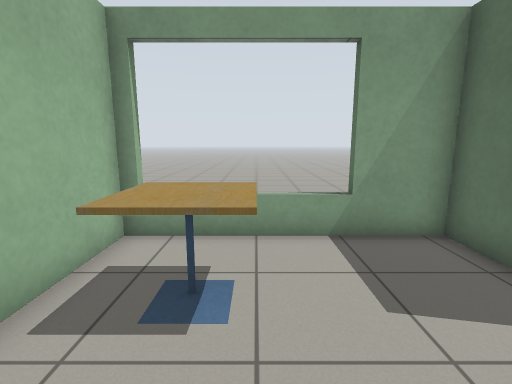
view 1 (above)

12 first-person views from a walk through a world built for the Gazebo simulator. The camera is 1.1 m above the floor, tilts 10° down and sees 85° across. The floor is counted in squares, 0.5 m on a side. Each view is taken from the middle of a square. On the plan, view 1 faces up. The plan holds only what a view shows up to about 17 squares ahead; the rest is blank. Gazebo's built-in surfaces are drawn with simple patterns.

view 2
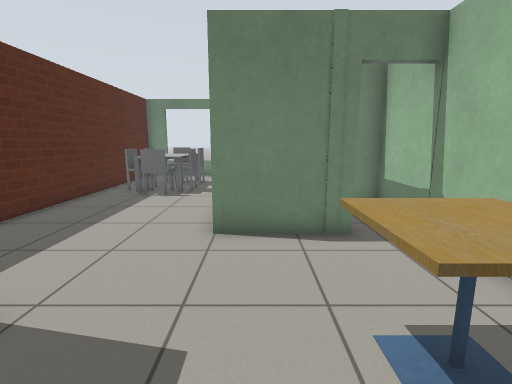

view 3
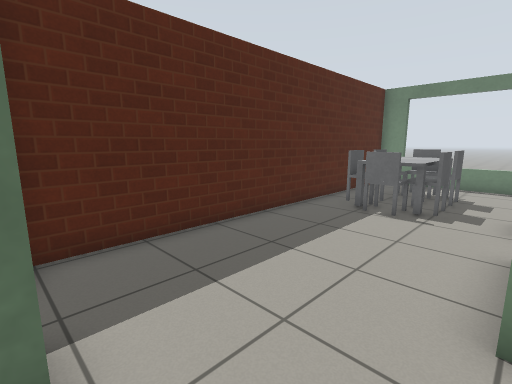

view 4
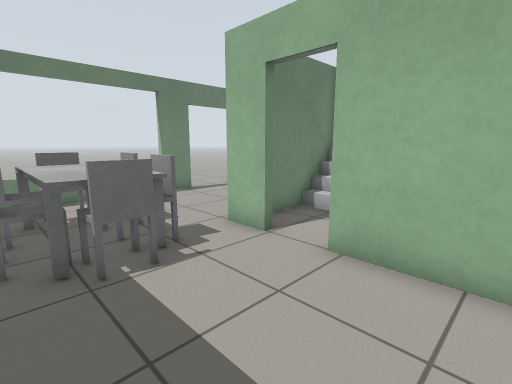

view 5
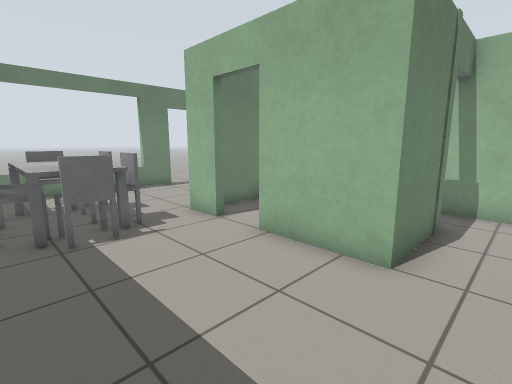

view 6
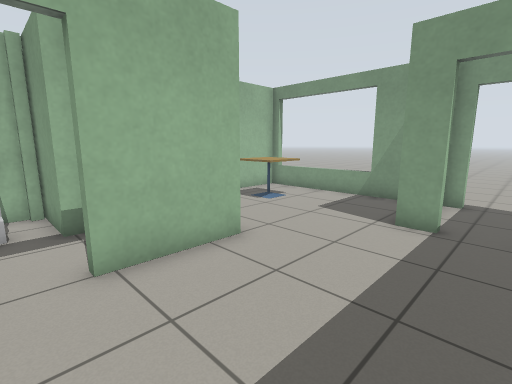

view 7
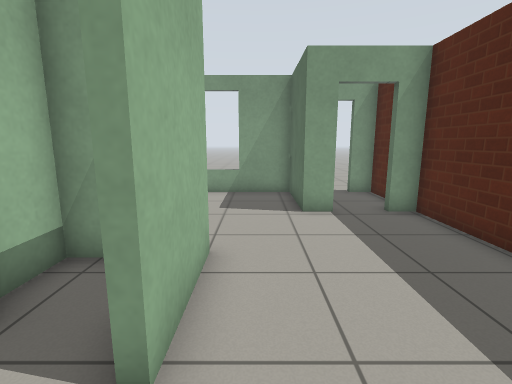

view 8
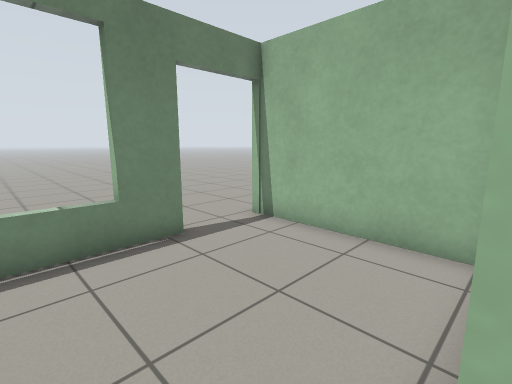

view 9
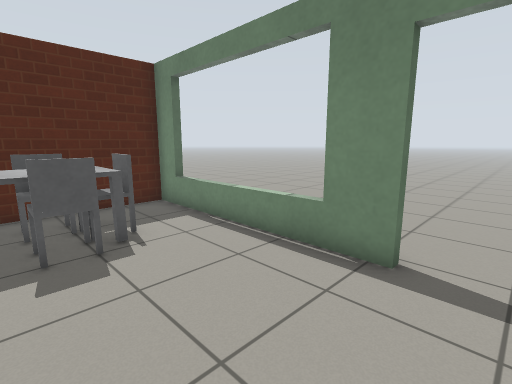

view 10
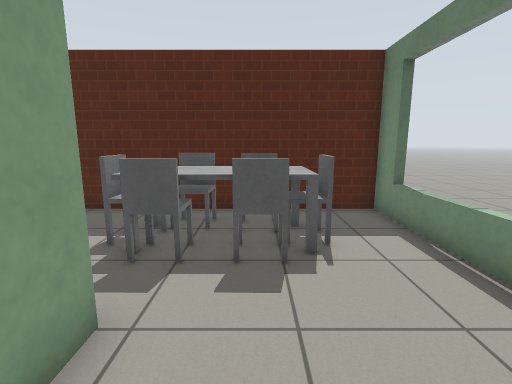

view 11
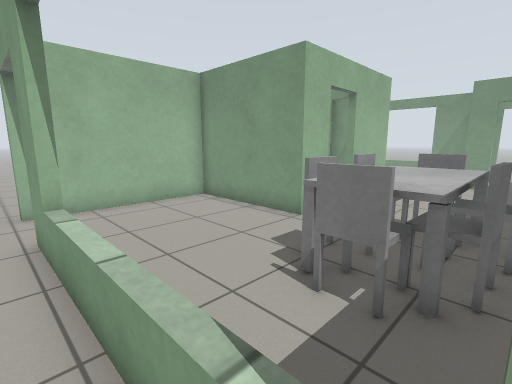

view 12
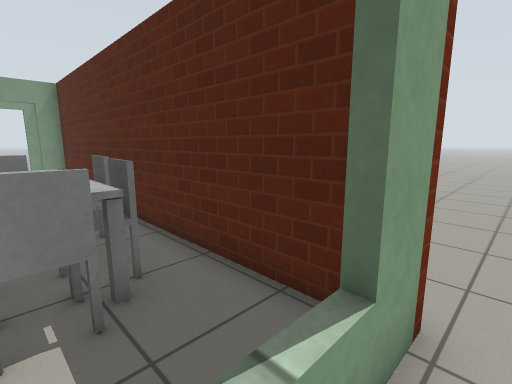

### Floor plan
Points are (right, up) in squares from view 1. A wall is a line through its corners. A room is listed if a view was taken in it or the views show most of it. See-through windows are left out.
Room 1 (views 1, 2, 3, 4, 5, 6, 7, 8, 9, 10)
walls: (2.1, -5.6) (2.1, -7.1) (-3.2, -7.1) (-3.2, -13.3); (-1.4, -0.6) (2.1, -0.6) (2.1, -3.9); (5.5, 2.8) (4.5, 2.8) (4.5, 6.4) (-3.2, 6.4) (-3.2, 3.1); (-3.2, 1.6) (-3.2, -0.9); (-0.4, -13) (8.2, -13) (8.2, 2.8) (7.2, 2.8)
ways out: open door at (-2, -13) to room 2; open door at (2, -4.5) to room 2; open door at (6.5, 3) to room 3; open door at (-2.5, -1) to room 5
objects: cafe table (-2, 3) to (0, 4); chair (4, -9); chair (4, -7); chair (5, -10) to (6, -10); table (5, -9) to (5, -7); chair (5, -6) to (6, -6); chair (6, -9) to (7, -9); chair (6, -8) to (7, -7)
Room 2 (views 11, 12)
walls: (-0.7, -3.3) (-0.7, -3.8) (-3.2, -3.8) (-3.2, -4.6); (-3.1, -6.8) (0.9, -6.8); (-3.2, -13.3) (-3.6, -13.3); (8.5, -13.3) (-0.4, -13.3)
ways out: open door at (-2, -13) to room 1; open door at (2, -4.5) to room 1; open door at (6.3, 6.7) to room 3; open door at (0.5, -3) to room 4
objects: stairs (-3, -6) to (-1, -5)
Room 3 (no view inside)
walls: (8.2, 5) (8.2, 6.4) (7.1, 6.4)
ways out: open door at (6.5, 3) to room 1; open door at (6.3, 6.7) to room 2
Room 4 (no view inside)
walls: (0.2, -0.9) (-0.7, -0.9) (-0.7, -2.4)
ways out: open door at (0.5, -3) to room 2
Room 5 (no view inside)
walls: (-3.2, -0.9) (-3.2, -3.4) (-2.3, -3.4)
ways out: open door at (-2.5, -1) to room 1

Positions as (right, up) in squares from view 1, and headings:
1: (0, 0), facing up
2: (1, 6), facing down
3: (2, 3), facing down-right
4: (7, -1), facing down-left
5: (7, 1), facing down-left
6: (7, -5), facing up-left
7: (3, -6), facing up
8: (3, -7), facing down-left
9: (-2, -8), facing down-right
10: (-1, -9), facing right
11: (7, -14), facing up-left
12: (5, -14), facing up-right
